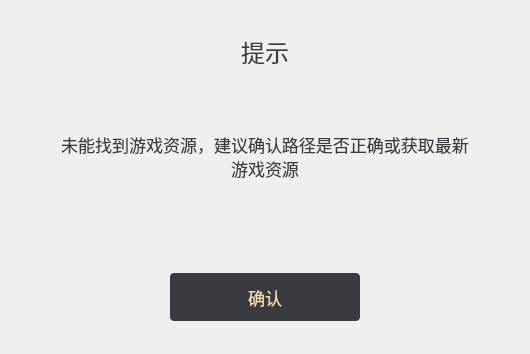
<?xml version="1.0" encoding="UTF-8"?>
<ui version="4.0">
 <class>QtWidgetsMessageBox</class>
 <widget class="QWidget" name="QtWidgetsMessageBox">
  <property name="geometry">
   <rect>
    <x>0</x>
    <y>0</y>
    <width>530</width>
    <height>354</height>
   </rect>
  </property>
  <property name="windowTitle">
   <string>提示</string>
  </property>
  <property name="styleSheet">
   <string notr="true"/>
  </property>
  <widget class="QPushButton" name="pushButton_OK">
   <property name="geometry">
    <rect>
     <x>170</x>
     <y>273</y>
     <width>190</width>
     <height>48</height>
    </rect>
   </property>
   <property name="font">
    <font>
     <family>微软雅黑</family>
     <pointsize>13</pointsize>
    </font>
   </property>
   <property name="styleSheet">
    <string notr="true">QPushButton{
background-color:rgb(57, 59, 64);
color:rgb(244, 216, 168);
border:none;
border-radius:4px;
}
QPushButton:hover {
background-color:rgb(77, 79, 83);
}
QPushButton:pressed {
background-color:rgb(57, 59, 64);
}</string>
   </property>
   <property name="text">
    <string>确认</string>
   </property>
  </widget>
  <widget class="QLabel" name="label_Title">
   <property name="geometry">
    <rect>
     <x>241</x>
     <y>39</y>
     <width>48</width>
     <height>25</height>
    </rect>
   </property>
   <property name="font">
    <font>
     <family>微软雅黑</family>
     <pointsize>18</pointsize>
    </font>
   </property>
   <property name="styleSheet">
    <string notr="true">QLabel{
color:rgb(57, 59, 64);
}</string>
   </property>
   <property name="text">
    <string>提示</string>
   </property>
   <property name="alignment">
    <set>Qt::AlignCenter</set>
   </property>
  </widget>
  <widget class="QLabel" name="label_Message">
   <property name="geometry">
    <rect>
     <x>58</x>
     <y>132</y>
     <width>414</width>
     <height>90</height>
    </rect>
   </property>
   <property name="font">
    <font>
     <family>微软雅黑</family>
     <pointsize>13</pointsize>
     <stylestrategy>PreferDefault</stylestrategy>
     <kerning>true</kerning>
    </font>
   </property>
   <property name="styleSheet">
    <string notr="true">QLabel{
color:rgb(57, 59, 64);
}</string>
   </property>
   <property name="text">
    <string>未能找到游戏资源，建议确认路径是否正确或获取最新游戏资源</string>
   </property>
   <property name="alignment">
    <set>Qt::AlignHCenter|Qt::AlignTop</set>
   </property>
   <property name="wordWrap">
    <bool>true</bool>
   </property>
  </widget>
  <widget class="QLabel" name="BackgrouundImageRect">
   <property name="geometry">
    <rect>
     <x>0</x>
     <y>0</y>
     <width>550</width>
     <height>354</height>
    </rect>
   </property>
   <property name="styleSheet">
    <string notr="true">QLabel{
background-image:url(:/BackgroundImage/resource/QMessageBox/bg.png);
}
</string>
   </property>
   <property name="text">
    <string/>
   </property>
  </widget>
  <zorder>BackgrouundImageRect</zorder>
  <zorder>pushButton_OK</zorder>
  <zorder>label_Title</zorder>
  <zorder>label_Message</zorder>
 </widget>
 <layoutdefault spacing="6" margin="11"/>
 <resources>
  <include location="QtWidgetsMessageBox.qrc"/>
 </resources>
 <connections/>
</ui>
